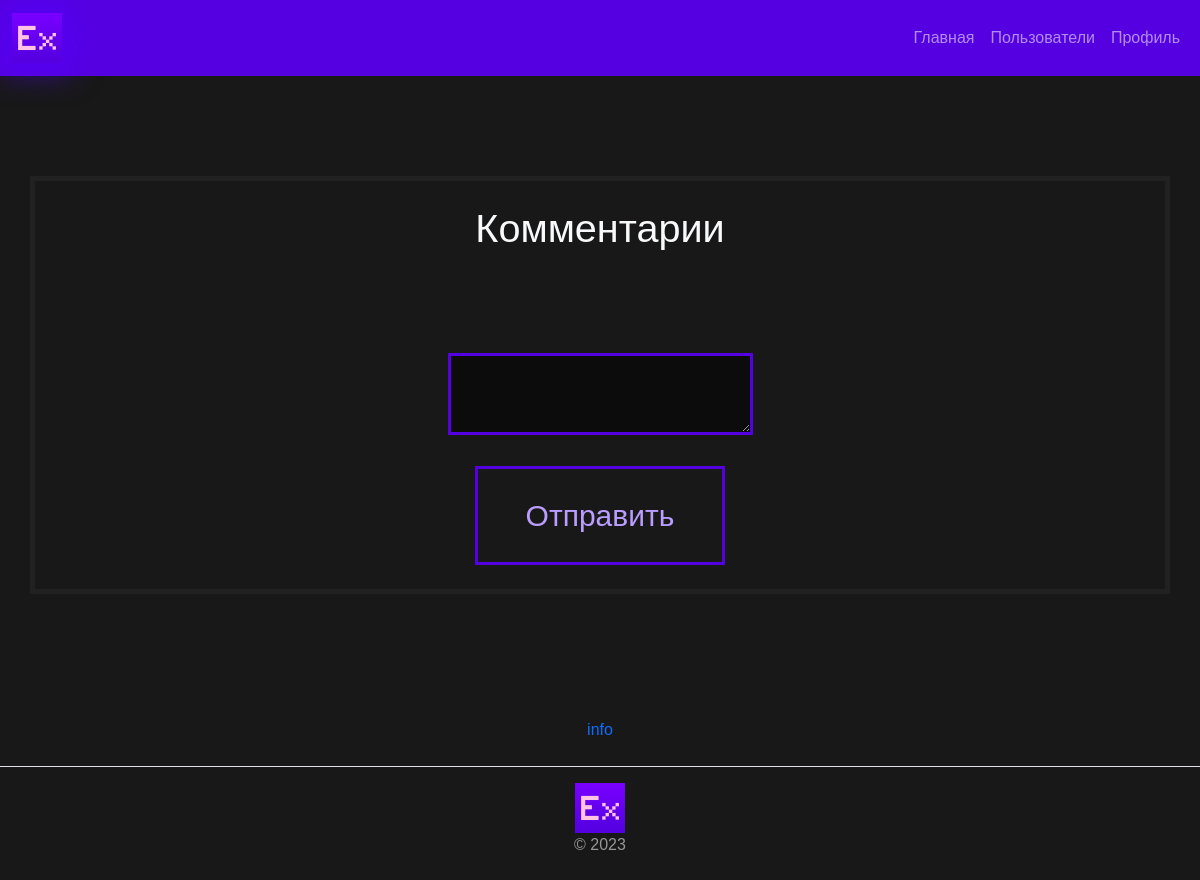
Page /comments/3 (signed in) on the earlier database version.
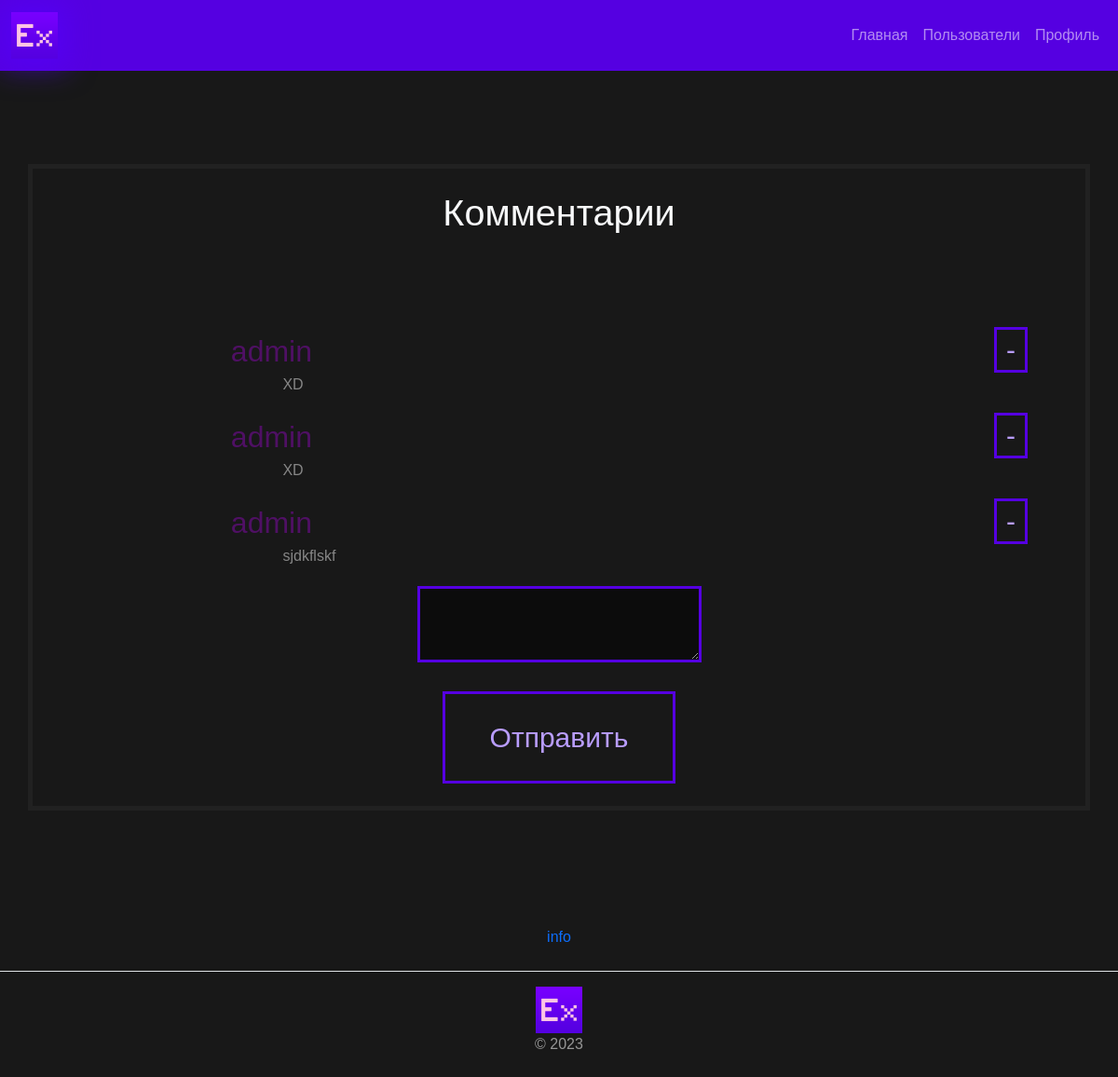
Same page on the later database version.
### app/models.py (models this page shows, shortened)
class User(db.Model, UserMixin):
    __tablename__ = 'users'
    id = db.Column(db.Integer, primary_key=True)
    username = db.Column(db.String(255), unique=True)
    password = db.Column(db.String(255))
    level = db.Column(db.Integer(), default=1)
    exp = db.Column(db.Integer(), default=0)
    active = db.Column(db.Boolean())
    roles = db.relationship('Role', secondary='user_roles')

class Comment(db.Model):
    __tablename__ = 'comments'
    id = db.Column(db.Integer, primary_key=True)
    text = db.Column(db.Text)
    pub_date = db.Column(db.DateTime, default=datetime.utcnow)
    user_id = db.Column(db.Integer, db.ForeignKey('users.id'))
    post_id = db.Column(db.Integer, db.ForeignKey('posts.id'))
    user = db.relationship('User', backref=db.backref('comments', lazy='dynamic'))
    post = db.relationship('Post', backref=db.backref('comments', lazy='dynamic'))

### app/routes.py (the view)
@app.route('/comments/<int:post_id>', methods=['GET', 'POST'])
@login_required
def get_comments(post_id):
    comments = Comment.query.filter_by(post_id=post_id).all()
    return render_template('comments.html', Users=User, Comments=comments, post_id=post_id)

### app/templates/comments.html (shortened to what this page needs)
{% extends "base.html" %}
{% block content %}
<div class="container">
    <div class="row d-flex justify-content-center" style="border: #212121 solid 5px; padding: 2vw 3vw">
        <div class="col-12 text-center">
            <h3 class="title text-light" style="font-size: 3.3vw;">Комментарии</h3>
            <div class="box">
                {% for comment in Comments %}
                <div class="row justify-content-center" style="margin-bottom: 20px">
                    <div class="col-5 fs-2">
                        <span class="ex-post-txt dynamic-vw text-center" style="color: #4f1064">
                            {{ Users.query.get(comment.user_id).username }}</span><br>
                    </div>
                    <div class="col-6"></div>
                    {% if comment.user_id == current_user.id %}
                    <div class="col-1">
                        <a href="{{ url_for('delete_comment', comment_id=comment.id) }}"
                           class="ex-btn dynamic-vw" style="text-decoration: none">-
                        </a>
                    </div>
                    {% else %}
                        <div class="col-1"></div>
                    {% endif %}
                    <div class="col-7 dynamic-vw text-center">
                        <span class="ex-post-txt dynamic-vw" style="float: left">{{ comment.text }}</span><br>
                    </div>
                </div>
                {% endfor %}
                <form method="POST" action="{{ url_for('add_comment', post_id=post_id) }}">
                    <div class="row">
                        <div class="col-12">
                            <div class="field">
                                <div class="control">
                                    <textarea class="dynamic-vw" name="text_comm" autofocus=""
                                              autocomplete="off" required></textarea>
                                </div>
                            </div>
                        </div>
                    </div>
                    <button type="submit" class="ex-btn dynamic-vw"
                            style="height: auto; width: auto; padding: 2vw 4vw;">Отправить
                    </button>
                </form>
            </div>
        </div>
    </div>
</div>
{% endblock %}

### app/templates/base.html (shortened to what this page needs)
<!DOCTYPE html>
<html lang="ru">
<head>
    <link href="https://cdn.jsdelivr.net/npm/bootstrap@5.3.2/dist/css/bootstrap.min.css" rel="stylesheet"
>
    <link rel="stylesheet" href="https://cdn.jsdelivr.net/npm/bootstrap-icons@1.8.1/font/bootstrap-icons.css">
    <link rel="stylesheet" href="{{ url_for('static', filename='css/style.css') }}">
</head>
<body>
<header>
    <nav class="navbar navbar-expand-sm navbar-dark">
        <div class="container-fluid">
            <a class="navbar-brand" href="{{ url_for('index') }}">
                <img src="{{ url_for('static', filename='imgs/logo.png') }}" alt="LOGO" width="50px"
                     style="object-fit: cover; object-fit: cover; box-shadow: 0px 0px 30px 10px rgba(85,0,255,0.54);">
            </a>
            <div class="collapse navbar-collapse" id="collapsibleNavbar" style="justify-content: flex-end;">
                <ul class="navbar-nav">
                    <li class="nav-item">
                        <a class="nav-link" href="{{ url_for('index') }}">Главная</a>
                    </li>
                    <li class="nav-item">
                        <a class="nav-link" href="{{ url_for('users') }}">Пользователи</a>
                    </li>
                    {% if current_user.is_authenticated %}
                    <li class="nav-item">
                        <a class="nav-link"
                           href="{{ url_for('get_user', username = current_user.username) }}">Профиль</a>
                    </li>
                    {% else %}
                    <li class="nav-item">
                        <a class="nav-link" style="justify-content: flex-end;" href="{{ url_for('login') }}">Войти</a>
                    </li>
                    {% endif %}
                </ul>
            </div>
        </div>
    </nav>
</header>
<main>
    {% block content %}{% endblock %}
</main>
<footer class="py-3 mt-4" style="color: rgba(255,255,255,0.55)">
    <ul class="nav justify-content-center border-bottom pb-3 mb-3">
        <li class="nav-item"><button id="dangerous-button" class="nav-link px-2" onclick="info()">info</button></li>
    </ul>
    <a href="{{ url_for('index') }}" class="d-flex justify-content-center">
        <img src="{{ url_for('static', filename='imgs/logo.png') }}" alt="LOGO" width="50px">
    </a>
    <p class="text-center">© 2023</p>
</footer>
</body>
</html>

### app/static/css/style.css (style rules this page uses)
html { cursor: url("../imgs/cursor.png"), auto; }
a, a:focus { cursor: url("../imgs/cursor.png"), auto; }
.navbar { background: #5500e1; }
.ex-post-txt { color: #868686; }
input[type="email"], input[type="password"], input[type="text"], textarea, dynamic-vw { background: #0c0c0c; border: #5500e1 solid 3px; outline: none; color: #5500e1; }
@media screen and (min-width: 600px) { input[type="email"], input[type="password"], input[type="text"], textarea, dynamic-vw { font-size: 2vw; } }
body { background: #181818; font-family: 'monocraft', sans-serif; }
.ex-btn { height: 100px; width: 280px; border: solid #5500e1 3px; padding: 5px 10px; font-size: 30px; background: transparent; color: #b99dff; transition: 0.3s; }

Differences in the rows shown:
added Comment: text "XD"
now on this page (row edited): User: query.get "admin"
added Comment: text "XD"
added Comment: text "sjdkflskf"
